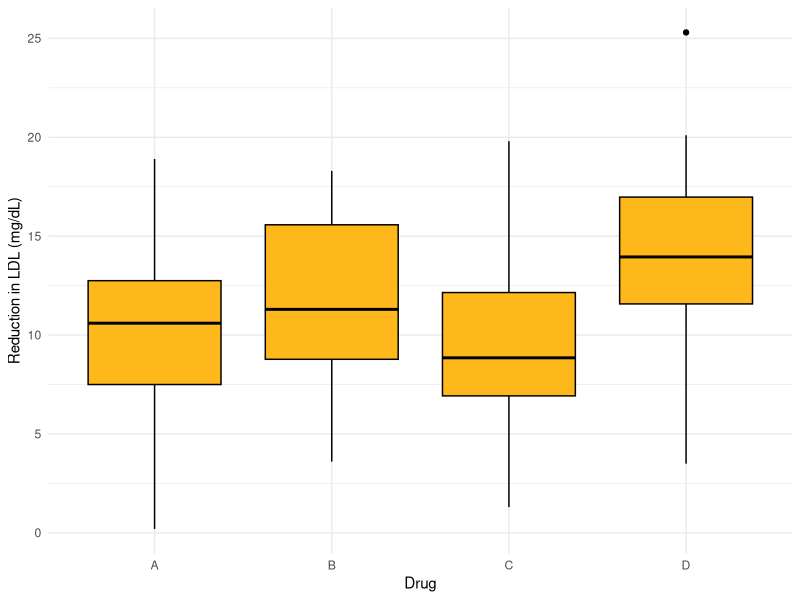
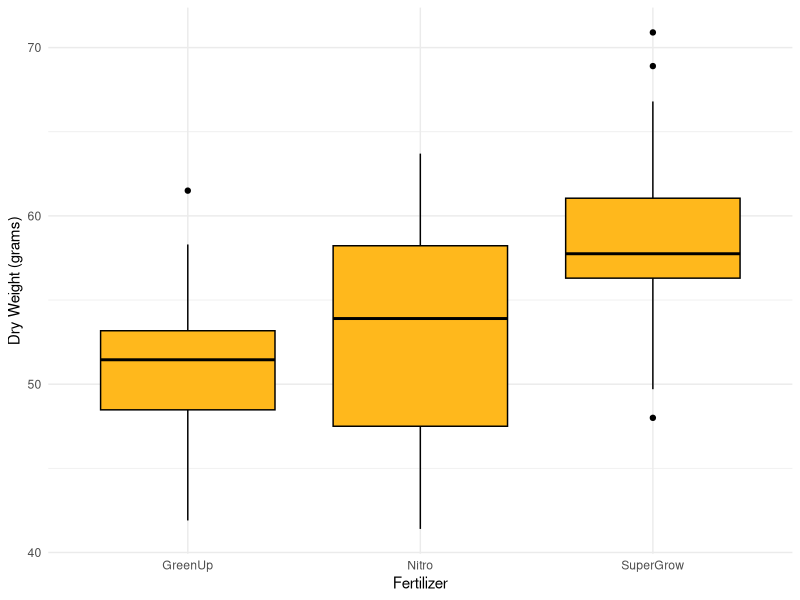

R code for these plots, in order:
## ---- chunk 1
#| echo: false
#| message: false
set.seed(123)
library(tidyverse)
dat = tibble(
  drug = rep(c("A", "B", "C", "D"), each = 20),
  reduction = c(
    round(rnorm(20, mean = 10, sd = 5),1),
    round(rnorm(20, mean = 12, sd = 5),1),
    round(rnorm(20, mean = 9, sd = 5),1),
    round(rnorm(20, mean = 15, sd = 5),1)
  )
) 
dat %>%
  ggplot(aes(drug, reduction)) +
  geom_boxplot(fill = "#FFB81c", color = "black") +
  labs(y = "Reduction in LDL (mg/dL)", x = "Drug") +
  theme_minimal()

# write_csv(dat, "anova1.csv")
## ---- chunk 2
#| echo: false
#| message: false
set.seed(456)
library(tidyverse)

dat <- tibble(
  fertilizer = rep(c("Nitro", "SuperGrow", "GreenUp"), each = 20),
  weight = c(
    round(rnorm(20, 50, 6),1),
    round(rnorm(20, 60, 6),1),
    round(rnorm(20, 49, 6),1)
  )
)

dat %>%
  ggplot(aes(fertilizer, weight)) +
  geom_boxplot(fill = "#FFB81c", color = "black") +
  labs(y = "Dry Weight (grams)", x = "Fertilizer") +
  theme_minimal()


# write_csv(dat, "anova2.csv")

# anova_res <- aov(weight ~ fertilizer, data = dat)
# TukeyHSD(anova_res)
